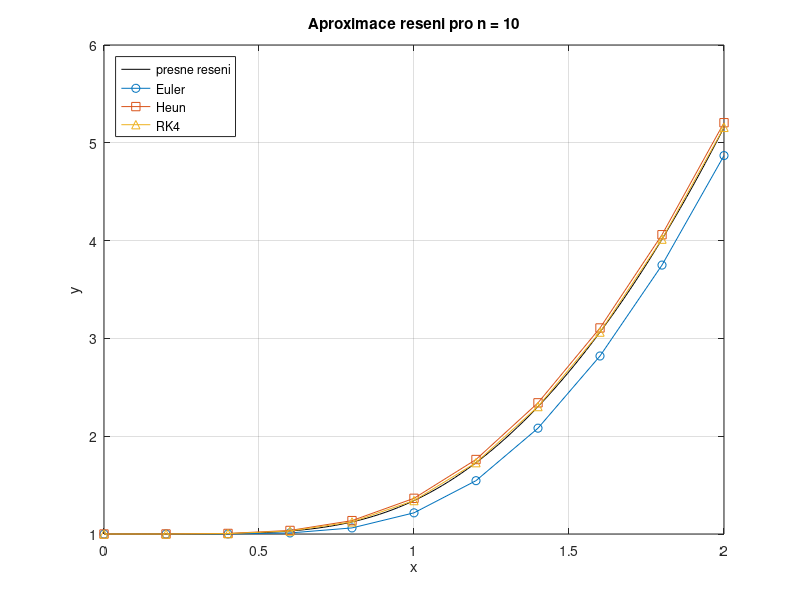
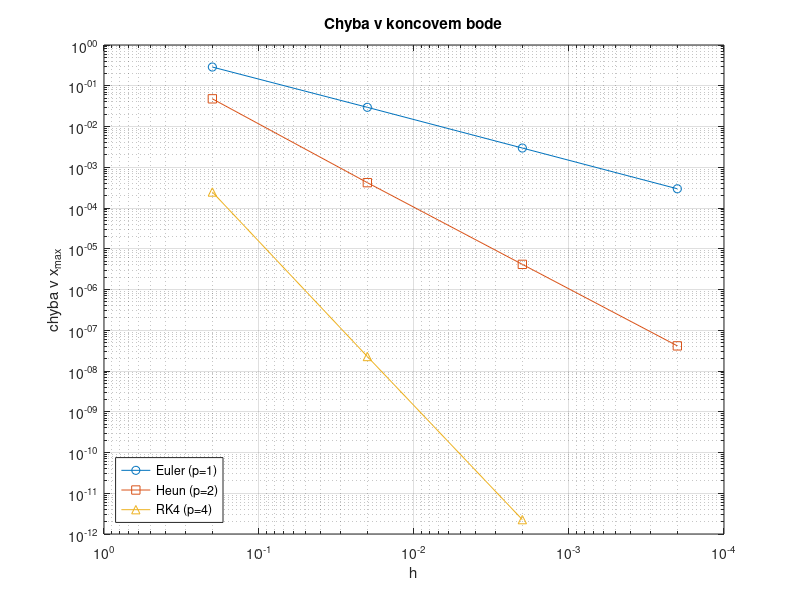

MATLAB code to generate these figures, in order:
% Explicitni Euler, Heun a RK4 pro ulohu y*y' = 2*x^4, y(0) = 1 na [0,2]
f = @(x,y) 2*x.^4./y;                   % prava strana y' = f(x,y)
yExact = @(x) sqrt(4*x.^5/5 + 1);       % presne reseni
x0 = 0; y0 = 1; xMax = 2;               % pocatecni podminka a konec intervalu
nAll = [10 100 1000 10000];             % pocty kroku

e = zeros(numel(nAll),3);              % chyby v bode xMax: Euler, Heun, RK4
for j = 1:numel(nAll)
    n = nAll(j); h = (xMax - x0)/n; x = x0 + h*(0:n);
    yE = y0*ones(1,n+1); yH = yE; yR = yE;  % aproximace v uzlech x
    for i = 1:n
        yE(i+1) = yE(i) + h*f(x(i),yE(i));                    % explicitni Euler

        k1 = f(x(i),yH(i)); k2 = f(x(i+1),yH(i) + h*k1);      % Heun
        yH(i+1) = yH(i) + h/2*(k1 + k2);

        k1 = f(x(i),yR(i));           k2 = f(x(i)+h/2,yR(i) + h/2*k1);   % RK4
        k3 = f(x(i)+h/2,yR(i) + h/2*k2); k4 = f(x(i+1),yR(i) + h*k3);
        yR(i+1) = yR(i) + h/6*(k1 + 2*k2 + 2*k3 + k4);
    end
    e(j,:) = abs([yE(end) yH(end) yR(end)] - yExact(xMax));

    if j == 1                           % graf reseni pro nejmensi n
        figure(1)
        xx = linspace(x0, xMax);
        plot(xx, yExact(xx), 'k-', x, yE, 'o-', x, yH, 's-', x, yR, '^-')
        grid on; xlabel('x'); ylabel('y')
        legend('presne reseni', 'Euler', 'Heun', 'RK4', 'Location', 'northwest')
        title(sprintf('Aproximace reseni pro n = %d', n))
    end
end

% Rad konvergence: krok se zmensuje 10x, proto p = log10(e_h/e_{h/10})
p = log10(e(1:end-1,:)./e(2:end,:));

% Vypis tabulky
hAll = (xMax - x0)./nAll;
fprintf('\n  %7s |  %9s  %5s |  %9s  %5s |  %9s  %5s\n', 'h', 'Euler', 'p', 'Heun', 'p', 'RK4', 'p');
fprintf('%s\n', repmat('-', 1, 66));
for j = 1:numel(nAll)
    fprintf('  %7.1e', hAll(j));
    for m = 1:3
        if j == 1, pStr = '-'; else, pStr = sprintf('%.2f', p(j-1,m)); end
        fprintf(' |  %9.2e  %5s', e(j,m), pStr);
    end
    fprintf('\n');
end
fprintf('(u RK4 je chyba pro nejmensi h uz na urovni zaokrouhlovacich chyb)\n\n');

% Graf chyb v logaritmickych souradnicich
figure(2)
loglog(hAll, e(:,1), 'o-', hAll, e(:,2), 's-', hAll(1:3), e(1:3,3), '^-')
set(gca, 'XDir', 'reverse'); grid on
xlabel('h'); ylabel('chyba v x_{max}')
legend('Euler (p=1)', 'Heun (p=2)', 'RK4 (p=4)', 'Location', 'southwest')
title('Chyba v koncovem bode')
